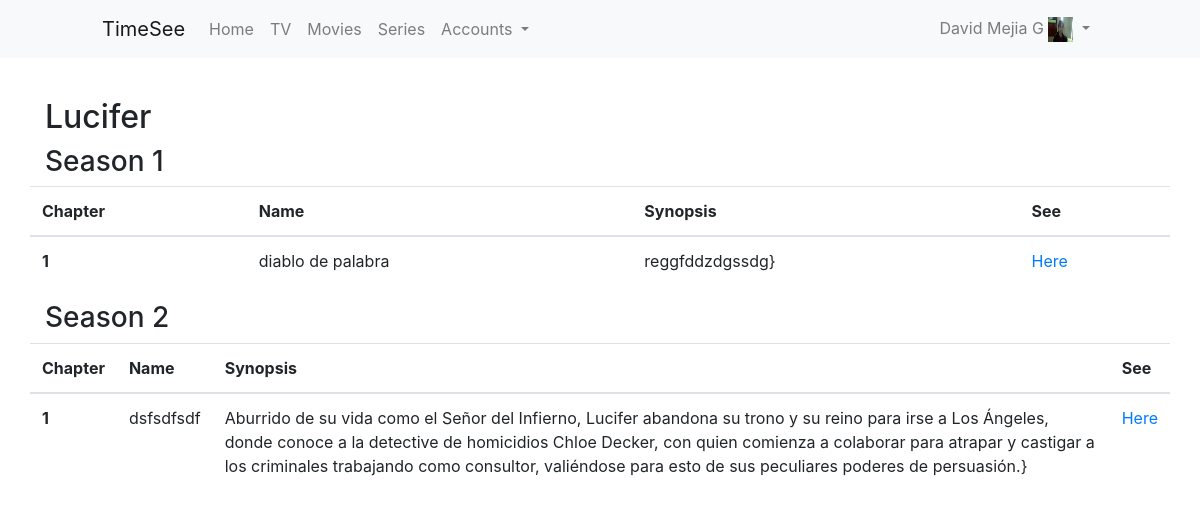
The page /serie/lucifer/ (signed in) on the database its author committed.
### accounts/models.py (models this page shows, shortened)
class Profile(models.Model):
	country_choices = (
		("MX", "Mexico"),
		("USA", "United States of America"),
	)
	user = models.OneToOneField(User, on_delete=models.CASCADE)
	photo = models.ImageField(upload_to="users/%Y/%m/%d", blank=True, default="/userDefault.png")
	phone = models.CharField(max_length=13, blank=True, null=True)
	country = models.CharField(max_length=10, choices=country_choices)
	is_enabled = models.BooleanField(default=True)
	monthly_payment = models.DecimalField(decimal_places=2, max_digits=5, null=True, blank=True)
	foreign_currency = models.CharField(max_length=10, null=True, blank=True)
	free_trial_deadline = models.DateTimeField(null=True, blank=True)
	is_premium = models.BooleanField(default=False)
	def update_status(self):
		if self.user.is_staff == False:
			now = timezone.now()
			last_payment = Payment.objects.filter(user=self.user).last()
			if last_payment is None:
				self.is_premium = False
				if now > self.user.profile.free_trial_deadline:
					self.is_enabled = False
				else:
					self.is_enabled = True
			else:
				self.is_premium = True
				if now > last_payment.deadline:
					self.is_enabled = False
				else:
					self.is_enabled = True
			self.save()

### series/models.py (models this page shows, shortened)
class Serie(models.Model):
	category = models.ForeignKey(Category, related_name="category", on_delete=models.CASCADE)
	name = models.CharField(max_length=50)
	image = models.TextField()
	synopsis = models.TextField()
	year = models.IntegerField(default=now.year)
	slug = models.SlugField(max_length=200, unique=True)
	def __str__(self):
		return self.name

class Chapter(models.Model):
	link_status_choices = (
		('Functional','Functional'),
		('Broken or Misspelled','Broken or Misspelled'),
	)
	season = models.ForeignKey(Season, related_name="season", on_delete=models.CASCADE)
	number = models.IntegerField()
	name = models.CharField(max_length=50)
	link = models.TextField()
	synopsis = models.TextField()
	duration = models.DurationField()
	slug = models.SlugField(max_length=200, unique=True, null=True, blank=True)
	link_status = models.CharField(max_length=20, default="Functional", choices=link_status_choices)

### series/views.py (the view)
# urls.py: url('serie/(?P<slug>[-\w]+)/$', views.SerieDetailView.as_view(), name="SerieDetail"),
class SerieDetailView(View):
	@method_decorator(login_required)
	def get(self, request, slug):
		template_name = 'series/detail_serie.html'
		serie = Serie.objects.get(slug=slug)
		seasons = Season.objects.filter(serie=serie)
		request.user.profile.update_status()
		ListOfChaptersBySeason = []
		for season in seasons:
			ListOfChaptersBySeason.append({'season': season.number, 'chapters': Chapter.objects.filter(season=season)})
		context = {
			'serie': serie,
			'ListOfChaptersBySeason': ListOfChaptersBySeason,
		}
		return render(request, template_name, context)

### series/templates/series/detail_serie.html
{%extends 'base.html'%}
{%block content%}
	<div class="row">
		<div class="col-12">
			<h2>{{serie}}</h2>
	{%for ChaptersBySeason in ListOfChaptersBySeason%}
			<h3>Season {{ChaptersBySeason.season}}</h3>
			<div class="row">
				<table class="table">
  					<thead>
    					<tr>
      						<th scope="col">Chapter</th>
							<th scope="col">Name</th>
							<th scope="col">Synopsis</th>
							<th scope="col">See</th>
						</tr>
					</thead>
					<tbody>
		{%for chapter in ChaptersBySeason.chapters%}
					<tr>
						<th scope="row">{{chapter.number}}</th>
						<td>{{chapter.name}}</td>
						<td>{{chapter.synopsis}}}</td>
						<td><a href="{%url 'Series:ChapterDetail' chapter.slug%}">Here</a></td>
					</tr>
		{%empty%}
					<tr>
						<td>Chapter list empty</td>
					</tr>
		{%endfor%}
					</tbody>
				</table>
			</div>
	{%endfor%}
		</div>
	</div>
{%endblock content%}

### templates/base.html (shortened to what this page needs)
{% load static%}
<!DOCTYPE html>
<html lang="en">
	<head>
		<link rel="stylesheet" type="text/css" href="{%static '/css/styles.css'%}">
    <link rel="stylesheet" href="https://maxcdn.bootstrapcdn.com/bootstrap/4.0.0/css/bootstrap.min.css">
	</head>
	<body>
    <nav class="navbar navbar-expand-lg navbar-light bg-light">
      <a class="navbar-brand" href="{%if request.user.is_authenticated == False%}{%url 'main:Main'%}{%endif%}">TimeSee</a>
      {%if request.user.is_authenticated%}
      <div class="collapse navbar-collapse" id="navbarTogglerDemo02">
        <ul class="navbar-nav mr-auto mt-2 mt-lg-0">
          <li class="nav-item">
            <a class="nav-link" href="{%url 'accounts:Home'%}">Home <span class="sr-only">(current)</span></a>
          </li>
          <li class="nav-item {%if request.user.profile.is_enabled == False%}disabled{%endif%}">
            <a class="nav-link" href="{%url 'TV:ChannelsList'%}">TV</a>
          </li>
          <li class="nav-item {%if request.user.profile.is_enabled == False%}disabled{%endif%}">
            <a class="nav-link" href="{%url 'Movies:MoviesList'%}">Movies</a>
          </li>
          <li class="nav-item {%if request.user.profile.is_enabled == False%}disabled{%endif%}">
            <a class="nav-link" href="{%url 'Series:SeriesList'%}">Series</a>
          </li>
          {%if request.user.is_staff%}
          <li class="nav-item dropdown">
            <a class="nav-link dropdown-toggle" href="#" id="navbarDropdownMenuLink" data-toggle="dropdown" aria-haspopup="true" aria-expanded="false">
            Accounts
            </a>
          </li>
          {%endif%}
        </ul>
        <ul class="navbar-nav ml-auto">
          <li class="nav-item dropdown">
            <a class="nav-link dropdown-toggle" href="#" id="navbarDropdownMenuLink" data-toggle="dropdown" aria-haspopup="true" aria-expanded="false">
              {{request.user.get_full_name}}
              <img src="{{request.user.profile.photo.url}}" class="myphoto">
            </a>
          </li>
        </ul>
      </div>
      {%endif%}
    </nav>
		<section class="container content">
      {%block content%}
			{%endblock content%}
  	</section>
	</body>
</html>

### static/css/styles.css (style rules this page uses)
.content, .sub-title { padding-top: 40px; }
.myphoto { height: 25px; width: 25px; }
@media screen and (min-width: 992px) { .navbar-brand { padding-left: 86px; } }
@media screen and (min-width: 992px) { .ml-auto { padding-right: 86px; } }

### rows shown on the page
Serie: name "Lucifer"
Chapter: number "1", name "diablo de palabra", synopsis "reggfddzdgssdg"
Chapter: number "1", name "dsfsdfsdf", synopsis "Aburrido de su vida como el Señor del Infierno, Lucifer abandona su trono y su reino para irse a Los Ángeles, donde conoce a la detective de homicidios Chloe Decker, con quien comienza a colaborar para atrapar y castigar a los criminales trabajando como consultor, valiéndose para esto de sus peculiares poderes de persuasión."

### other values the page prints
{{ request.user.get_full_name }} "David Mejia G"
{{ ChaptersBySeason.season }} "1" "2"
